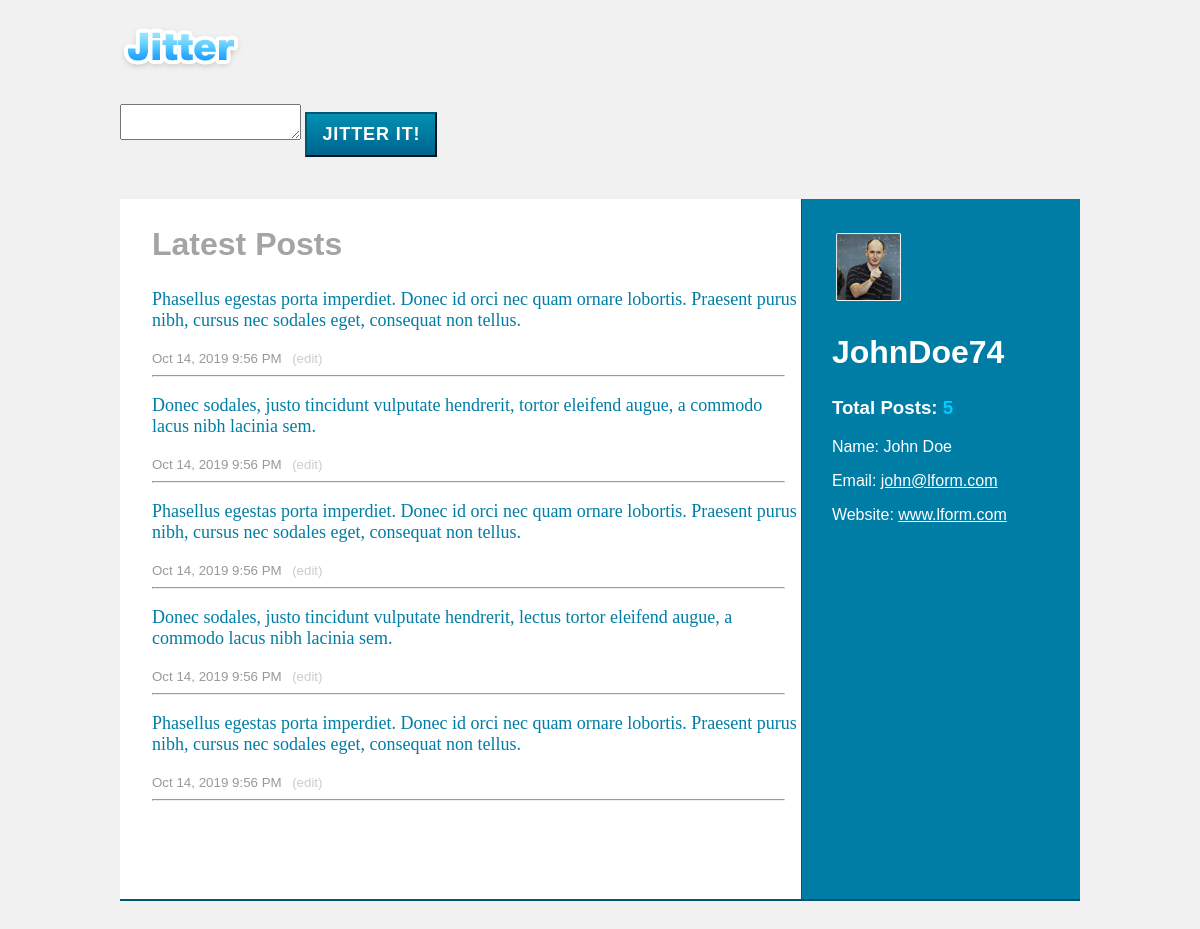
The page / on the database its author committed.
### tables this page shows
CREATE TABLE `posts` (
  `id` int(11) NOT NULL,
  `body` text,
  `created_at` timestamp NOT NULL DEFAULT CURRENT_TIMESTAMP
);

### index.php (the view, shortened to what this page needs)
<?php
    require('includes/db.inc.php');
    $query = 'SELECT * FROM posts ORDER BY created_at DESC';
    $result = mysqli_query($conn, $query);
    $rows = mysqli_num_rows($result);
    $posts = mysqli_fetch_all($result, MYSQLI_ASSOC);
?>
<?php include 'header.php' ?>
    <header id="logo">
        <a href="index.php"><img src="img/logo.png" alt="Jitter Logo" /></a>
    </header>
    <section id="newpost">
        <form action="includes/post.inc.php" method="post">
            <textarea name="submitbody" id="mytextarea"></textarea>
            <input type="submit" name="submitpost" value="JITTER IT!">
        </form>
    </section>
    <div id="flex">
        <section id="feed">
        <h1>Latest Posts</h1>
        <?php $i=0; foreach($posts as $post) : ?>
            <section>
                <p><?php echo $post['body'];?></p>
                <small><?php echo date('M j, Y g:i A', strtotime($post['created_at']));;?></small>
                <button><a href="editpost.php?id=<?php echo $post['id']; ?>">(edit)</a></button>
                <hr>
            </section>
        <?php $i++; if($i >= 5) {break;};?>
        <?php endforeach; ?>
        </section>
        <section id="profile">
            <img src="img/profile image.png" alt="Profile Picture">
            <h1>JohnDoe74</h1>
            <h3>Total Posts: <span id="totalposts"><?php echo $rows;?></span></h3>
            <p>Name: John Doe</p>
            <p>Email: <a href="#">john@lform.com</a></p>
            <p>Website: <a href="www.lform.com">www.lform.com</a></p>
        </section>
    </div>
<?php include 'footer.php' ?>

### header.php (shortened to what this page needs)
<!DOCTYPE html>
<html lang="en">
<head>
    <link rel="stylesheet" href="css/style.css">
</head>
<body>

### css/style.css (style rules this page uses)
body { margin: auto; padding: 0; max-width: 80%; background-color: #F1F1F1; font-family: Arial; }
#logo { margin: 25px 0px; }
#newpost input { margin: 10px 0px; padding: 10px 15px; font-weight: bold; font-size: 18px; background-image: linear-gradient(#0090B2, #00648E); color: #fff; letter-spacing: .05em; border-color: #005772; }
#flex { display: flex; border-bottom: 2px solid #005772; margin-top: 2em; margin-bottom: 6em; }
#feed { flex-direction: column; background-color: #fff; height: 700px; width: 70%; padding-left: 2em; }
#feed h1 { color: #A4A4A4; font-size: 2em; }
#feed p { font-family: Georgia; color: #007DA5; font-size: 18px; font-weight: 500; }
#feed small { color: #999999; }
#feed button { background-color: transparent; border: none; }
#feed a { text-decoration: none; color: #CCCCCC; }
#feed hr { margin-right: 1em; }
#profile { flex-direction: column; background-color: #007DA5; width: 30%; border-left: 1px solid #005772; }
#profile img { margin: 2em 0 0 2em; }
#profile h1 { font-size: 2em; padding-bottom: -2em; }
#profile h1, #profile h3, #profile p { margin-left: 30px; color: #fff; }
#profile a { color: #fff; }
#totalposts { color: #00CDFF; }

### rows shown on the page
posts: body "Phasellus egestas porta imperdiet. Donec id orci nec quam ornare lobortis. Praesent purus nibh, cursus nec sodales eget, consequat non tellus.", created_at "Oct 14, 2019 9:56 PM"
posts: body "Donec sodales, justo tincidunt vulputate hendrerit, tortor eleifend augue, a commodo lacus nibh lacinia sem.", created_at "Oct 14, 2019 9:56 PM"
posts: body "Phasellus egestas porta imperdiet. Donec id orci nec quam ornare lobortis. Praesent purus nibh, cursus nec sodales eget, consequat non tellus.", created_at "Oct 14, 2019 9:56 PM"
posts: body "Donec sodales, justo tincidunt vulputate hendrerit, lectus tortor eleifend augue, a commodo lacus nibh lacinia sem.", created_at "Oct 14, 2019 9:56 PM"
posts: body "Phasellus egestas porta imperdiet. Donec id orci nec quam ornare lobortis. Praesent purus nibh, cursus nec sodales eget, consequat non tellus.", created_at "Oct 14, 2019 9:56 PM"

### other values the page prints
$rows "5"
